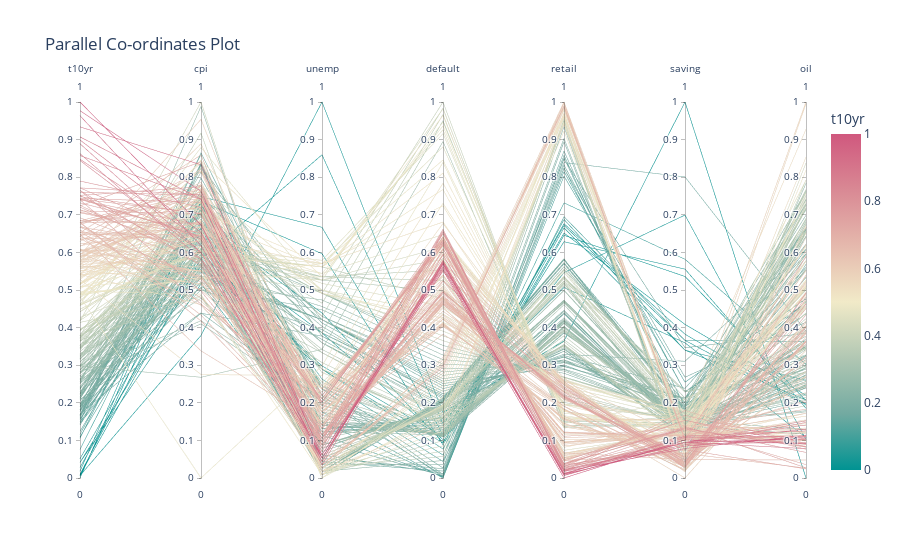

The code cell stored with this chart in its notebook:
### Code cell
# parallel co-ordinates plot 
fig = px.parallel_coordinates(data_scaled, color='t10yr',color_continuous_scale=px.colors.diverging.Tealrose,
                              title='Parallel Co-ordinates Plot')

fig.show()

### Figure 1 — Plotly figure (JSON) as saved in the notebook; plotly's stock layout.template omitted (floating-point values rounded to 4 significant figures; data arrays with more than 128 entries replaced by an {"elided": "..."} marker saying what was removed)
{"data": [{"dimensions": [{"label": "t10yr", "values": {"elided": "291 float values"}}, {"label": "cpi", "values": {"elided": "291 float values"}}, {"label": "unemp", "values": {"elided": "291 float values"}}, {"label": "default", "values": {"elided": "291 float values"}}, {"label": "retail", "values": {"elided": "291 float values"}}, {"label": "saving", "values": {"elided": "291 float values"}}, {"label": "oil", "values": {"elided": "291 float values"}}], "domain": {"x": [0, 1], "y": [0, 1]}, "line": {"color": {"elided": "291 float values"}, "coloraxis": "coloraxis"}, "name": "", "type": "parcoords"}], "layout": {"autosize": true, "coloraxis": {"colorbar": {"title": {"text": "t10yr"}}, "colorscale": [[0, "rgb(0, 147, 146)"], [0.1667, "rgb(114, 170, 161)"], [0.3333, "rgb(177, 199, 179)"], [0.5, "rgb(241, 234, 200)"], [0.6667, "rgb(229, 185, 173)"], [0.8333, "rgb(217, 137, 148)"], [1, "rgb(208, 88, 126)"]]}, "legend": {"tracegroupgap": 0}, "title": {"text": "Parallel Co-ordinates Plot"}}}
